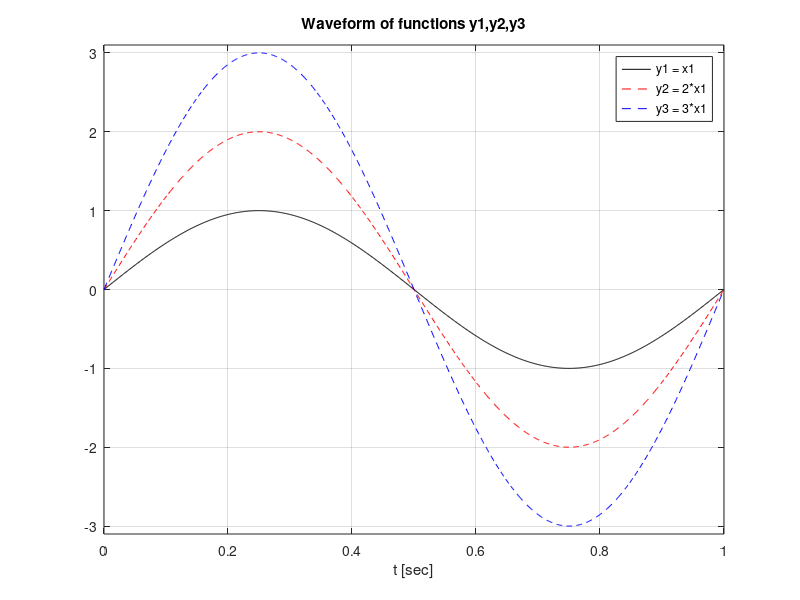
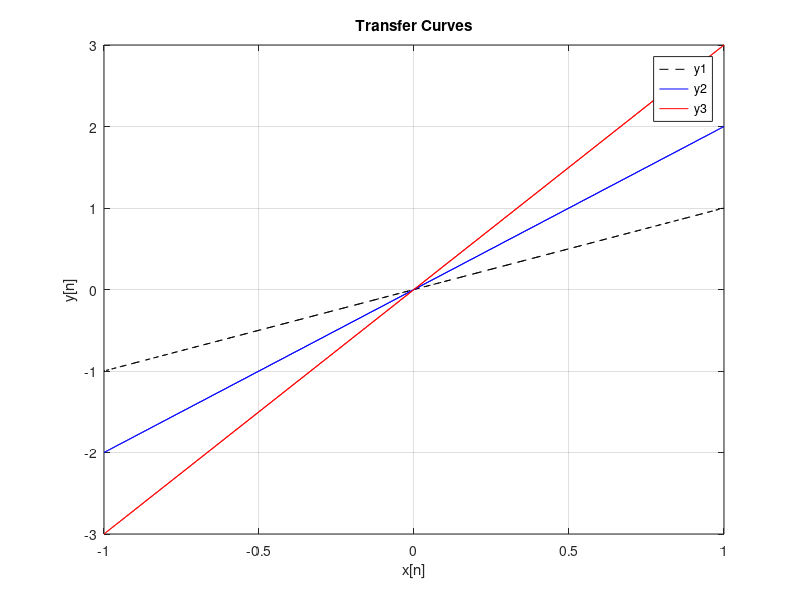

MATLAB code for these plots, in order: (Note: this script raises an error after producing the figures.)
N = 1000;
fs = 1000;
Ts = 1/fs;
t = [0:N-1]*Ts;

f1 = 1;
x1 = sin(2*pi*f1.*t);

y1 = x1;
y2 = 2*x1;
y3 = 3*x1;

figure(1);
plot(t,y1,'black',t,y2,'red--',t,y3, 'b--'); legend('y1 = x1','y2 = 2*x1','y3 = 3*x1');
title('Waveform of functions y1,y2,y3'); xlabel('t [sec]'); grid on; axis([0,1,-3.1,3.1]);

figure(2);
plot(x1,y1,'black--',x1,y2,'b',x1,y3,'r'); grid on; title('Transfer Curves');
xlabel('x[n]'); ylabel('y[n]'); legend('y1','y2','y3');
ax = gca;
ax.XAxisLocation = 'origin'; ax.YAxisLocation = 'origin';